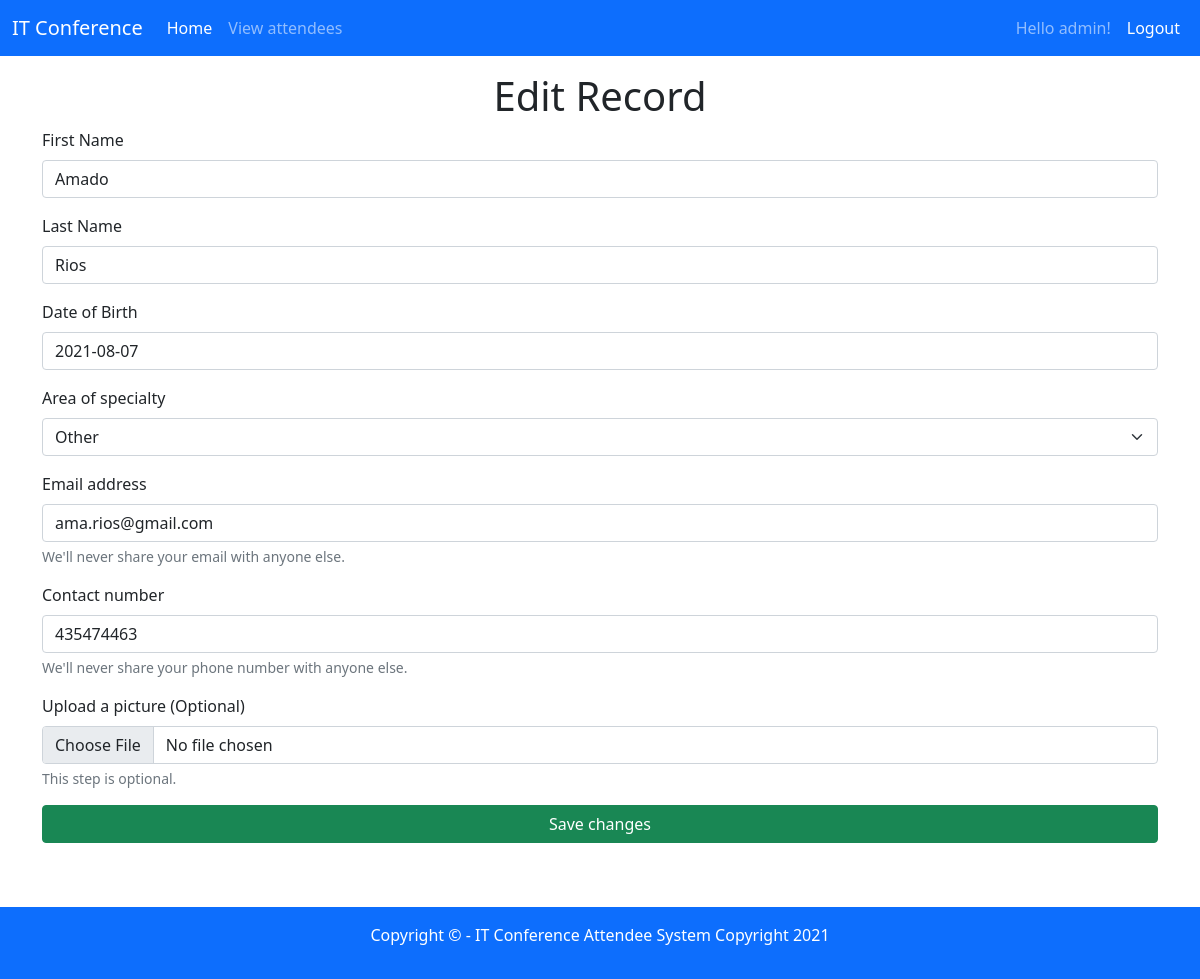
The page /edit.php?id=40 (signed in) on the database its author committed.
### tables this page shows
CREATE TABLE `attendee` (
  `attendee_id` int(11) NOT NULL,
  `firstname` varchar(100) NOT NULL,
  `lastname` varchar(100) NOT NULL,
  `dateofbirth` date NOT NULL,
  `emailadress` varchar(100) NOT NULL,
  `contactnumber` varchar(20) NOT NULL,
  `specialty_id` int(11) NOT NULL,
  `avatar_path` varchar(200) DEFAULT NULL
);

### db/conn.php (called while the page is built, shortened)
<?php
  $host = "remotemysql.com";
  $db = "MVPtbayhSj";
  $user = "MVPtbayhSj";
  $password = "nIPm4xADvv";
  $charset = "utf8mb4";
  $dsn = "mysql:host=$host;dbname=$db;charset=$charset";
  try{
    $PDO = new PDO($dsn, $user, $password);
    $PDO->setAttribute(PDO::ATTR_ERRMODE, PDO::ERRMODE_EXCEPTION);
  } catch(PDOException $e) {
    throw new PDOException($e->getMessage());
  }
  require_once 'crud.php';
  $crud = new crud($PDO);
?>

### db/crud.php (called while the page is built, shortened)
<?php
  class crud{
    private $db;
    function __construct($conn){
      $this->db = $conn;
    }
    public function getAttendeeDetails($id){
      try{
        $sql = "SELECT * FROM attendee A INNER JOIN specialties S ON A.specialty_id = S.specialty_id WHERE attendee_id = :id;";
        $stmt = $this->db->prepare($sql);
        $stmt->bindparam(':id', $id);
        $stmt->execute();
        $result = $stmt->fetch();
        return $result;
      }
      catch (PDOException $e) {
        echo $e->getMessage();
        return false;
      }
    }
    public function getSpecialties(){
      try {
        $sql = "SELECT * FROM specialties;";
        $result = $this->db->query($sql);
        return $result;
      }
      catch (PDOException $e) {
        echo $e->getMessage();
        return false;
      }
    }
  }
?>

### edit.php (the view, shortened to what this page needs)
<?php
  $title = "Edit Record";
  require_once 'includes/header.php';
  require_once 'db/conn.php';
  $results = $crud->getSpecialties();
  if(!isset($_GET['id'])){
    include 'includes/errormessage.php';
  }
  else{
    $id = $_GET['id'];
    $attendee = $crud->getAttendeeDetails($id);
?>
<h1 class='text-center'> <?php echo $title ?> </h1>
<form method="post" enctype="multipart/form-data" action="editpost.php">
  <div class="mb-3">
    <label for="firstName" class="form-label">First Name</label>
    <input required type="text" id="firstName" value=<?php echo $attendee['firstname'] ?> class="form-control" name="firstName">
  </div>
  <div class="mb-3">
    <label for="lastName" class="form-label">Last Name</label>
    <input required type="text" id="lastName" value=<?php echo $attendee['lastname'] ?> class="form-control" name="lastName">
  </div>
  <div class="mb-3">
    <label for="dob" class="form-label">Date of Birth</label>
    <input required type="text" id="dob" value=<?php echo $attendee['dateofbirth'] ?> class="form-control" name="dob">
  </div>
  <div class="mb-3">
    <label for="specialty" class="form-label">Area of specialty</label>
    <select id='specialty' class="form-select" name='specialty'>
      <?php while($r = $results->fetch(PDO::FETCH_ASSOC)){ ?>
        <option value=<?php echo $r['specialty_id'] ?> <?php if($r['specialty_id'] == $attendee['specialty_id']) echo 'selected' ?> >
          <?php echo $r['name'] ?>
        </option>
      <?php }; ?>
    </select>
  </div>
  <div class="mb-3">
    <label for="email" class="form-label">Email address</label>
    <input required type="email" class="form-control" value=<?php echo $attendee['emailadress'] ?> id="email" aria-describedby="emailHelp" name="email">
    <div id="emailHelp" class="form-text">We'll never share your email with anyone else.</div>
  </div>
  <div class="mb-3">
    <label for="phone" class="form-label">Contact number</label>
    <input required type="text" class="form-control" id="phone" value=<?php echo $attendee['contactnumber'] ?> aria-describedby="phoneHelp" name="phone">
    <div id="phoneHelp" class="form-text">We'll never share your phone number with anyone else.</div>
  </div>
  <div class="mb-3">
    <label for="avatar" class="form-label">Upload a picture (Optional)</label>
    <input type="file" class="form-control" accept="image/*" name="avatar" id="avatar">
    <div id="avatar" class="form-text">This step is optional.</div>
  </div>
  <div class="d-grid gap-2">
    <button type="submit" name="submit" class="btn btn-success btn-block">Save changes</button>
  </div>
</form>
<?php } ?>
<?php require_once 'includes/footer.php' ?>

### rows shown on the page
attendee: firstName "Amado", lastName "Rios", dob "2021-08-07", email "ama.rios@gmail.com", phone "435474463"

### other values the page prints
$_SESSION['username'] "admin"
$title "Edit Record"
form field specialty "Other"
